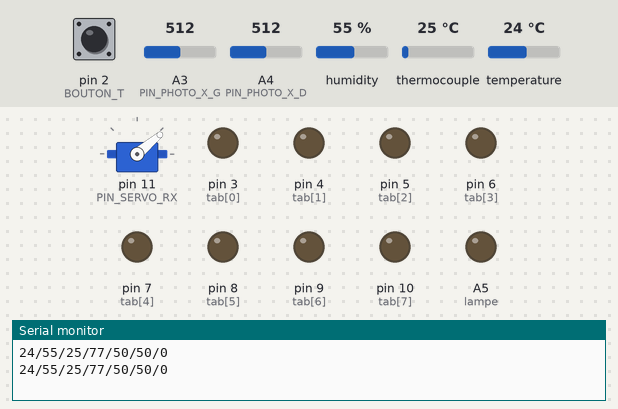
Recording of a sketch running on a simulated Arduino Uno, built with avr-gcc and run on an emulated ATmega328P. Shown: servo, output pins drawn as LEDs (lit = HIGH), the last lines printed to the serial monitor. Dashed ring = blinking. The inputs (shaded band) are chosen by the test bench; at power-on: pin 2 (BOUTON_T) HIGH, thermocouple 25 °C, temperature 24 °C, A3 (PIN_PHOTO_X_G) = 512, A4 (PIN_PHOTO_X_D) = 512, humidity 55 %.

Above: at 2.2 s.
2.3 s: pin 2 (BOUTON_T) pulled LOW for 0.15 s
At 4.2 s:
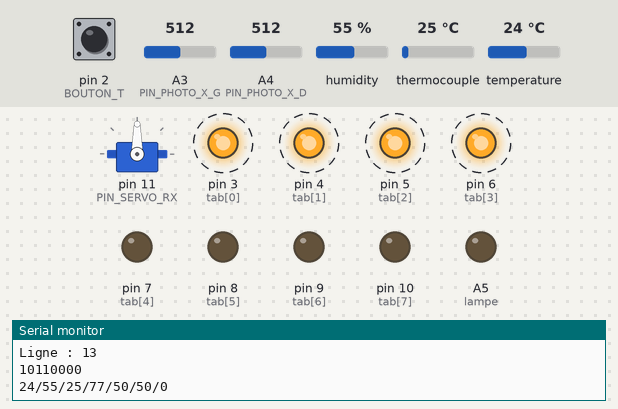
At 4.92 s:
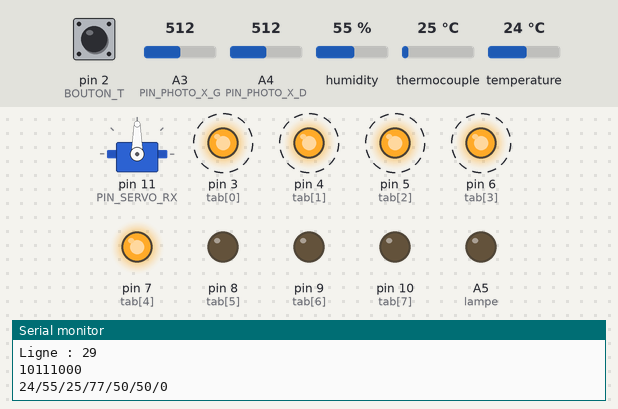
5.8 s: thermocouple set to 75 °C
At 6.4 s:
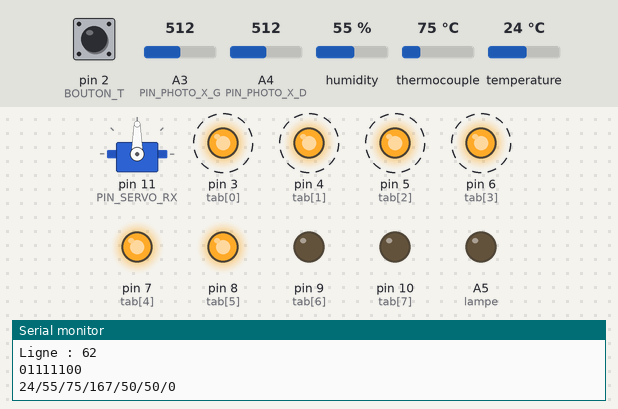
At 7.82 s:
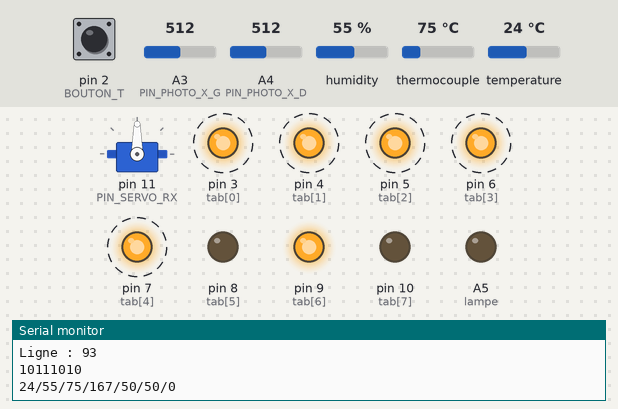
9.3 s: temperature set to 4 °C
12.8 s: A3 (PIN_PHOTO_X_G) set to 40
16.3 s: A4 (PIN_PHOTO_X_D) set to 40
19.8 s: thermocouple set to 150 °C
Timing chart, 0 to 25.8 s (numbered marks = the images above; inputs shaded):
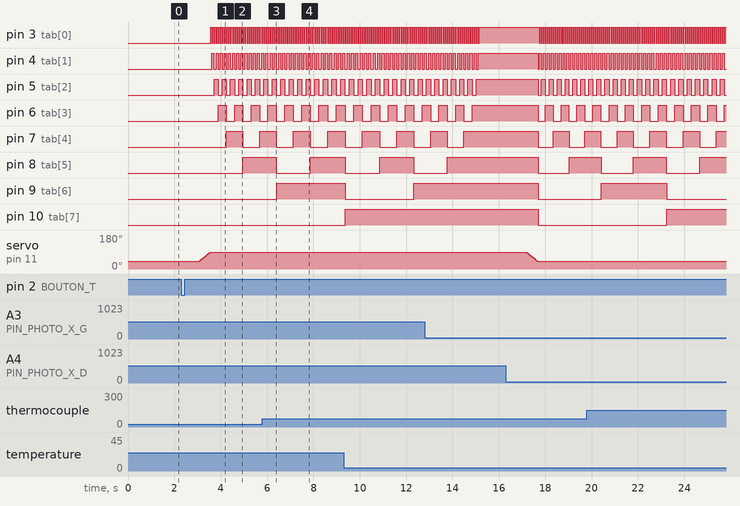

The sketch:

PROGRAMME_MODOFIER_03_08_2023.ino
```cpp
#include <max6675.h>
#include <Servo.h>
#include <DHT.h>

#define NB_BIT           8       // Nombre de tansistors
#define NB_COMBINAISON   (int)pow(2,NB_BIT)// Nombre de combinaison possible
#define ATTENTE          1    // Attente après chaque commutation microseconde

#define I_ANG_POS_0   0 // Index de l'angle du servomoteur dans le tableau (position par défaut)
#define I_ANG_POS_1   1 // Index de l'angle du servomoteur dans le tableau
#define I_ANG_POS_2   2 // Index de l'angle du servomoteur dans le tableau
#define I_ANG_POS_3   3 // Index de l'angle du servomoteur dans le tableau
int angle[4] = {40,60,90,120};

// Pins utilisés
#define BOUTON_T      2 // permet de déclancher la commutation des transistors
#define PIN_SERVO_RX  11
#define PIN_DHT       12
#define PIN_PHOTO_X_G A3 // Photorésistance à gauche et contrôle la rotation suivant RX
#define PIN_PHOTO_X_D A4 // Photorésistance à Droite et contrôle la rotation suivant RX
const int tab[NB_BIT] = {3,4,5,6,7,8,9,10};// Pins de commutation des transistors NPN
// Pins thermocouple
#define thermoDO   A2
#define thermoCS   A1
#define thermoCLK  A0
int lampe = A5;
int global_i;
Servo rxPos;
DHT dht(PIN_DHT, DHT11);
MAX6675 thermocouple(thermoCLK, thermoCS, thermoDO);

bool etat = false; // Active ou pas la commutation

// Prototypes
void clique(void);
void temperatureDHT11(void);
void temperatureThermocouple(void);
void gestionServo(int etat);
int autoRotationX(void);


void setup(){
    Serial.begin(9600);
    dht.begin();
   // Serial.println("NB combinaison : " + String(NB_COMBINAISON));
    // Initialisation des pins
    for(int i = 0; i < NB_BIT; ++i){
       pinMode(tab[i], OUTPUT);
       pinMode(lampe, OUTPUT);
    }
    pinMode(PIN_PHOTO_X_G,INPUT);
    pinMode(PIN_PHOTO_X_D,INPUT);

    // Servomoteur
    rxPos.attach(PIN_SERVO_RX);
    rxPos.write(angle[I_ANG_POS_0]);

    pinMode(BOUTON_T, INPUT_PULLUP);
    delay(1000);
    attachInterrupt(digitalPinToInterrupt(BOUTON_T), clique, FALLING);
}


void loop(){
  temperatureDHT11(); // Appel à la fonction
  temperatureThermocouple();

	if(etat == true){
    for (int i = (I_ANG_POS_0 - 1); i <= I_ANG_POS_3; ++i){
      if(i == (I_ANG_POS_0 - 1))
        gestionServo(autoRotationX());// Appel à la fonction
      else
        gestionServo(angle[i]);// Position initiale

  		for(int l = 0; l < NB_COMBINAISON; ++l){
        temperatureDHT11(); // Appel à la fonction
        temperatureThermocouple();
        Serial.println("Ligne : " + String(l));

        for(int c = 0; c < NB_BIT; ++c){
          digitalWrite(tab[c], bitRead(l,c));
          Serial.print(bitRead(l,c));
        }

        if(etat == false){
          gestionServo(angle[I_ANG_POS_0]);// Position initiale
          break;
        }
        Serial.println();
        delayMicroseconds(ATTENTE);
      }
      // Fin boucle
      if(etat == false)
        break;

      delay(2000);
	  }

    gestionServo(angle[I_ANG_POS_0]);// Position initiale
    etat = false;

  }

	else{// on désactive tout
    for(int c = 0; c < NB_BIT; ++c){
      digitalWrite(tab[c],LOW);
    }
    gestionServo(angle[I_ANG_POS_0]);// Position initiale
  }// fin else

  delay(1000);

        //INTERFACE APPLICATION WEB ******************
                if (Serial.available() > 0) { // Si des données sont disponibles sur le port série
                   char condition = Serial.read();
                   temperatureDHT11(); // Appel à la fonction
                   temperatureThermocouple();
                if(condition == '1'){
                   etat = true;
                 if(etat == true){
                   for (int i = (I_ANG_POS_0 - 1); i <= I_ANG_POS_3; ++i){
                     digitalWrite(lampe,HIGH);
                    if(i == (I_ANG_POS_0 - 1))
                     gestionServo(autoRotationX());// Appel à la fonction
                      else
                     gestionServo(angle[i]);// Position initiale
                        for(int l = 0; l < NB_COMBINAISON; ++l){
                     temperatureDHT11(); // Appel à la fonction
                     temperatureThermocouple();
                   //Serial.println("Ligne : " + String(l));
                     for(int c = 0; c < NB_BIT; ++c){
                     digitalWrite(tab[c], bitRead(l,c));
                   //  Serial.print(bitRead(l,c));
                  }

                      if(etat == false){
                     gestionServo(angle[I_ANG_POS_0]);// Position initiale
                     break;
                     digitalWrite(lampe,LOW);
                  }
                   // Serial.println();
                    delayMicroseconds(ATTENTE);
                              }
                  // Fin boucle
                   digitalWrite(lampe,LOW);
                    //Serial.print(i);
                    global_i = i;                  //  etat = false;

                 if(etat == false)
                  break;
                 delay(2000);
                }
                etat = false;
                   digitalWrite(lampe,LOW);
                gestionServo(angle[I_ANG_POS_0]);// Position initiale
                etat = false;
               }
                 else{// on désactive tout
                  for(int c = 0; c < NB_BIT; ++c){
               digitalWrite(tab[c],LOW);
              }
               gestionServo(angle[I_ANG_POS_0]);// Position initiale
              }

              }

}

}// Fin loop()


void clique(){
  etat=!etat;
}


void temperatureDHT11(){
 // Serial.print("Température dht 11 : "+ String(dht.readTemperature()));
 Serial.print(int(dht.readTemperature()));
  Serial.print("/");
 // Serial.print("Humidité dht 11: "+ String(dht.readHumidity()));
 Serial.print(int(dht.readHumidity()));
 //Serial.println();
   Serial.print("/");


}


void temperatureThermocouple(void){
  //Serial.print("thermocouple : " + String(thermocouple.readCelsius()));
 Serial.print(int(thermocouple.readCelsius()));
   Serial.print("/");
 Serial.print(int(thermocouple.readFahrenheit()));
  //Serial.println(" °C");
  //Serial.print("thermocouple : " + String(thermocouple.readFahrenheit()));
  //Serial.println(" F");
   Serial.print("/");
   Serial.print(map(analogRead(PIN_PHOTO_X_G),0,1023,0,100));
   Serial.print("/");
   Serial.print(map(analogRead(PIN_PHOTO_X_D),0,1023,0,100));
   Serial.print("/");
  Serial.println(global_i);
}


void gestionServo(int etat){
  // Décrémentation de l'angle
  if(etat < rxPos.read()){
    for (int i= rxPos.read(); i >= etat ; --i){
      rxPos.write(i);
      delay(10);
    }
   //Serial.println("\nPosition servo : "+ String(rxPos.read()));
    return;
  }
  // Incrémentation de l'angle
  else if(etat > rxPos.read()){
    for (int i = rxPos.read(); i <= etat ; ++i){
      rxPos.write(i);
      delay(10);
    }
   //Serial.println("\nPosition servo : "+ String(rxPos.read()));
    return;
  }
}

int autoRotationX(){
  int valueXg = map(analogRead(PIN_PHOTO_X_G),0,1023,0,180);
int valueXd = map(analogRead(PIN_PHOTO_X_G),0,1023,0,180);
int value   = (valueXd+valueXg)/2;

  if(value < 50)
    value = 50 ; // angle minimum
  if(value > 120)
    value = 120 ;// angle maximum
  //Serial.println(value);
  return value;
}
```

Measured:
- after the input at 2.3 s, pin 3 (tab[0]): alternates HIGH for 0.04 s and LOW for 0.04 s, starting after 1.3 s; pin 4 (tab[1]): alternates HIGH for 0.09 s and LOW for 0.09 s, starting after 1.3 s
- after the input at 5.8 s, pin 10 (tab[7]): stays LOW (without the input it goes to HIGH after 3.5 s)
